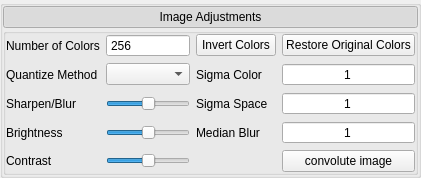
               <widget class="QGroupBox" name="image_adjustment_frame">
                <property name="styleSheet">
                 <string notr="true"/>
                </property>
                <property name="title">
                 <string/>
                </property>
                <property name="styleClass" stdset="0">
                 <string>outsideFrame</string>
                </property>
                <layout class="QVBoxLayout" name="verticalLayout_8">
                 <property name="spacing">
                  <number>0</number>
                 </property>
                 <property name="leftMargin">
                  <number>0</number>
                 </property>
                 <property name="topMargin">
                  <number>0</number>
                 </property>
                 <property name="rightMargin">
                  <number>0</number>
                 </property>
                 <property name="bottomMargin">
                  <number>0</number>
                 </property>
                 <item>
                  <widget class="QPushButton" name="pushButton">
                   <property name="styleSheet">
                    <string notr="true"/>
                   </property>
                   <property name="text">
                    <string>Image Adjustments</string>
                   </property>
                   <property name="checkable">
                    <bool>true</bool>
                   </property>
                   <property name="checked">
                    <bool>true</bool>
                   </property>
                   <property name="styleClass" stdset="0">
                    <string>MenuButton</string>
                   </property>
                  </widget>
                 </item>
                 <item>
                  <widget class="QGroupBox" name="insde_image_adjustment_frame">
                   <property name="styleSheet">
                    <string notr="true"/>
                   </property>
                   <property name="title">
                    <string/>
                   </property>
                   <property name="styleClass" stdset="0">
                    <string>insideFrame</string>
                   </property>
                   <layout class="QGridLayout" name="gridLayout_30">
                    <property name="leftMargin">
                     <number>0</number>
                    </property>
                    <property name="topMargin">
                     <number>0</number>
                    </property>
                    <property name="rightMargin">
                     <number>0</number>
                    </property>
                    <property name="bottomMargin">
                     <number>0</number>
                    </property>
                    <item row="0" column="3">
                     <widget class="QPushButton" name="restore_original_color_button">
                      <property name="text">
                       <string>Restore Original Colors</string>
                      </property>
                     </widget>
                    </item>
                    <item row="0" column="1">
                     <widget class="QSpinBox" name="color_count_spinbox">
                      <property name="buttonSymbols">
                       <enum>QAbstractSpinBox::NoButtons</enum>
                      </property>
                      <property name="minimum">
                       <number>1</number>
                      </property>
                      <property name="maximum">
                       <number>256</number>
                      </property>
                      <property name="value">
                       <number>256</number>
                      </property>
                     </widget>
                    </item>
                    <item row="0" column="0">
                     <widget class="QLabel" name="color_count_label">
                      <property name="text">
                       <string>Number of Colors</string>
                      </property>
                     </widget>
                    </item>
                    <item row="0" column="2">
                     <widget class="QPushButton" name="invert_color_button">
                      <property name="text">
                       <string>Invert Colors</string>
                      </property>
                     </widget>
                    </item>
                    <item row="2" column="1">
                     <widget class="QSlider" name="sharpness_slider">
                      <property name="minimum">
                       <number>-10</number>
                      </property>
                      <property name="maximum">
                       <number>10</number>
                      </property>
                      <property name="value">
                       <number>0</number>
                      </property>
                      <property name="orientation">
                       <enum>Qt::Horizontal</enum>
                      </property>
                     </widget>
                    </item>
                    <item row="2" column="0">
                     <widget class="QLabel" name="sharpness_label">
                      <property name="text">
                       <string>Sharpen/Blur</string>
                      </property>
                     </widget>
                    </item>
                    <item row="3" column="0">
                     <widget class="QLabel" name="brightness_label">
                      <property name="text">
                       <string>Brightness</string>
                      </property>
                     </widget>
                    </item>
                    <item row="2" column="2">
                     <widget class="QLabel" name="label_2">
                      <property name="text">
                       <string>Sigma Space</string>
                      </property>
                     </widget>
                    </item>
                    <item row="3" column="2">
                     <widget class="QLabel" name="label_3">
                      <property name="text">
                       <string>Median Blur</string>
                      </property>
                     </widget>
                    </item>
                    <item row="4" column="0">
                     <widget class="QLabel" name="contrast_label">
                      <property name="text">
                       <string>Contrast</string>
                      </property>
                     </widget>
                    </item>
                    <item row="3" column="1">
                     <widget class="QSlider" name="brightness_slider">
                      <property name="maximum">
                       <number>100</number>
                      </property>
                      <property name="value">
                       <number>50</number>
                      </property>
                      <property name="orientation">
                       <enum>Qt::Horizontal</enum>
                      </property>
                     </widget>
                    </item>
                    <item row="2" column="3">
                     <widget class="QSpinBox" name="sigma_space_spinbox">
                      <property name="alignment">
                       <set>Qt::AlignCenter</set>
                      </property>
                      <property name="buttonSymbols">
                       <enum>QAbstractSpinBox::NoButtons</enum>
                      </property>
                      <property name="maximum">
                       <number>1000</number>
                      </property>
                      <property name="value">
                       <number>1</number>
                      </property>
                     </widget>
                    </item>
                    <item row="4" column="1">
                     <widget class="QSlider" name="contrast_slider">
                      <property name="maximum">
                       <number>100</number>
                      </property>
                      <property name="value">
                       <number>50</number>
                      </property>
                      <property name="sliderPosition">
                       <number>50</number>
                      </property>
                      <property name="orientation">
                       <enum>Qt::Horizontal</enum>
                      </property>
                      <property name="invertedAppearance">
                       <bool>false</bool>
                      </property>
                      <property name="invertedControls">
                       <bool>false</bool>
                      </property>
                      <property name="tickPosition">
                       <enum>QSlider::NoTicks</enum>
                      </property>
                     </widget>
                    </item>
                    <item row="3" column="3">
                     <widget class="QSpinBox" name="median_blur_spinbox">
                      <property name="alignment">
                       <set>Qt::AlignCenter</set>
                      </property>
                      <property name="buttonSymbols">
                       <enum>QAbstractSpinBox::NoButtons</enum>
                      </property>
                      <property name="minimum">
                       <number>1</number>
                      </property>
                      <property name="singleStep">
                       <number>2</number>
                      </property>
                     </widget>
                    </item>
                    <item row="1" column="0">
                     <widget class="QLabel" name="quantize_method_label">
                      <property name="text">
                       <string>Quantize Method</string>
                      </property>
                     </widget>
                    </item>
                    <item row="1" column="3">
                     <widget class="QSpinBox" name="sigma_color_spinbox">
                      <property name="alignment">
                       <set>Qt::AlignCenter</set>
                      </property>
                      <property name="buttonSymbols">
                       <enum>QAbstractSpinBox::NoButtons</enum>
                      </property>
                      <property name="maximum">
                       <number>1000</number>
                      </property>
                      <property name="value">
                       <number>1</number>
                      </property>
                     </widget>
                    </item>
                    <item row="1" column="1">
                     <widget class="QComboBox" name="quantize_method_combobox"/>
                    </item>
                    <item row="1" column="2">
                     <widget class="QLabel" name="label">
                      <property name="text">
                       <string>Sigma Color</string>
                      </property>
                     </widget>
                    </item>
                    <item row="4" column="3">
                     <widget class="QPushButton" name="convolute_image_button">
                      <property name="text">
                       <string>convolute image</string>
                      </property>
                     </widget>
                    </item>
                   </layout>
                  </widget>
                 </item>
                </layout>
               </widget>
